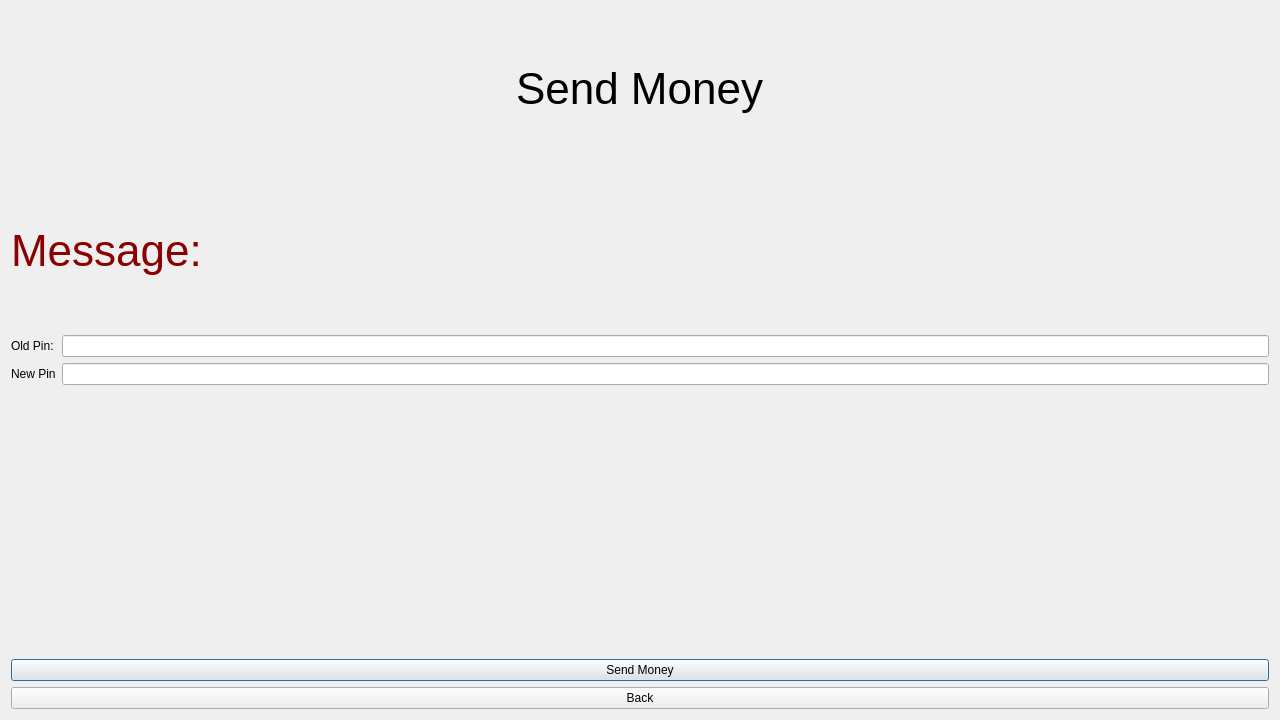
<?xml version="1.0" encoding="UTF-8"?>
<ui version="4.0">
 <class>resetPinWindow</class>
 <widget class="QDialog" name="resetPinWindow">
  <property name="geometry">
   <rect>
    <x>0</x>
    <y>0</y>
    <width>1280</width>
    <height>720</height>
   </rect>
  </property>
  <property name="windowTitle">
   <string>Dialog</string>
  </property>
  <layout class="QVBoxLayout" name="verticalLayout_2">
   <item>
    <layout class="QVBoxLayout" name="verticalLayout">
     <item alignment="Qt::AlignHCenter|Qt::AlignVCenter">
      <widget class="QLabel" name="label">
       <property name="font">
        <font>
         <pointsize>33</pointsize>
        </font>
       </property>
       <property name="text">
        <string>Send Money</string>
       </property>
      </widget>
     </item>
     <item alignment="Qt::AlignLeft|Qt::AlignVCenter">
      <widget class="QLabel" name="label_4">
       <property name="font">
        <font>
         <pointsize>33</pointsize>
        </font>
       </property>
       <property name="styleSheet">
        <string notr="true">color: darkred</string>
       </property>
       <property name="text">
        <string>Message:</string>
       </property>
      </widget>
     </item>
    </layout>
   </item>
   <item>
    <layout class="QFormLayout" name="formLayout">
     <item row="0" column="0">
      <widget class="QLabel" name="label_2">
       <property name="text">
        <string>Old Pin:</string>
       </property>
      </widget>
     </item>
     <item row="0" column="1">
      <widget class="QLineEdit" name="lineEdit"/>
     </item>
     <item row="1" column="0">
      <widget class="QLabel" name="label_3">
       <property name="text">
        <string>New Pin</string>
       </property>
      </widget>
     </item>
     <item row="1" column="1">
      <widget class="QLineEdit" name="lineEdit_2"/>
     </item>
    </layout>
   </item>
   <item>
    <widget class="QPushButton" name="pushButton_2">
     <property name="text">
      <string>Send Money</string>
     </property>
    </widget>
   </item>
   <item>
    <widget class="QPushButton" name="pushButton">
     <property name="text">
      <string>Back</string>
     </property>
    </widget>
   </item>
  </layout>
 </widget>
 <resources/>
 <connections/>
</ui>
